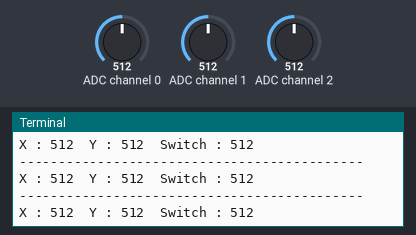
The program below on a simulated Raspberry Pi (BCM pin numbers). Parts: the last lines printed to the terminal. Inputs (shaded band) come from the test bench; at power-on: ADC channel 0 = 512, ADC channel 1 = 512, ADC channel 2 = 512 (analog values on the 0–1023 scale).

Above: at 1.2 s.
1.3 s: ADC channel 0 set to 716
At 1.9 s:
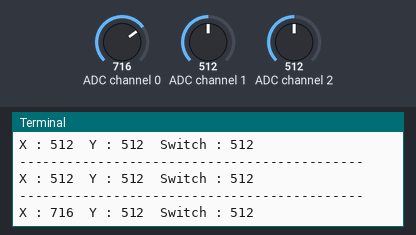
2.8 s: ADC channel 1 set to 716
At 3.4 s:
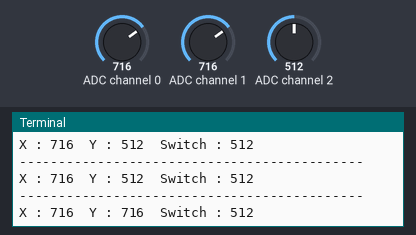
4.3 s: ADC channel 2 set to 716
At 4.9 s:
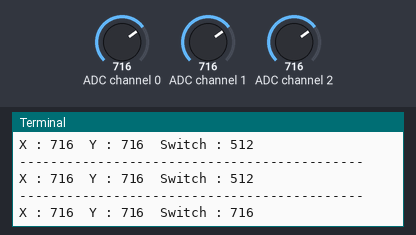
5.8 s: ADC channel 0 set to 900
At 6.4 s:
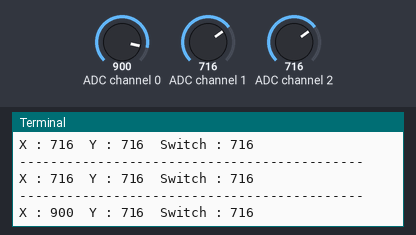
7.3 s: ADC channel 1 set to 900
At 7.9 s:
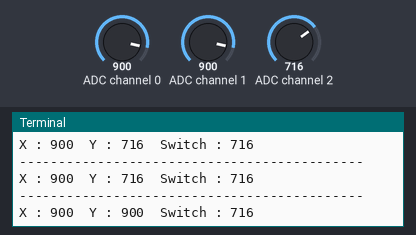
8.8 s: ADC channel 2 set to 900
At 9.4 s:
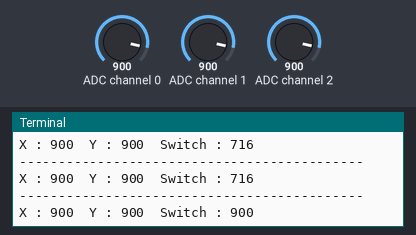
Timing chart, 0 to 11.3 s (numbered marks = the images above; inputs shaded):
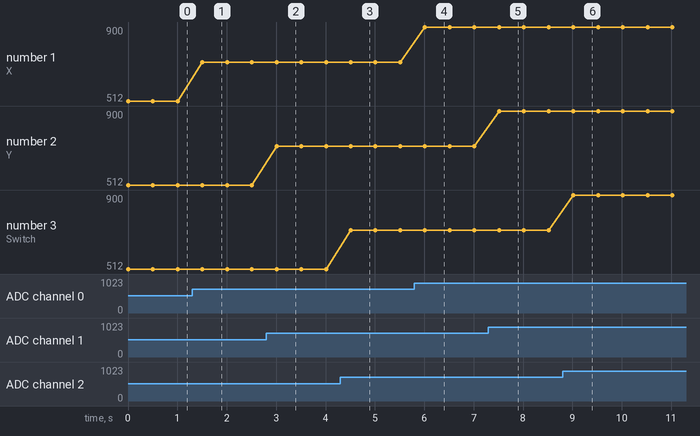

Measured:
- after the input at 1.3 s, the terminal: prints a new line after 0.20 s (image 1)
- after the input at 2.8 s, the terminal: prints a new line after 0.21 s (image 2)
- after the input at 4.3 s, the terminal: prints a new line after 0.21 s (image 3)
- after the input at 5.8 s, the terminal: prints a new line after 0.21 s (image 4)
- after the input at 7.3 s, the terminal: prints a new line after 0.22 s (image 5)
- after the input at 8.8 s, the terminal: prints a new line after 0.22 s (image 6)
- plotted number 1: 512 → 716 after the input at 1.3 s, 716 → 900 after the input at 5.8 s

The program:

AnalogJoystick_test.py
```python
#!/usr/bin/python
#--------------------------------------
# This script reads data from a
# MCP3008 ADC device using the SPI bus.
#
# Analogue joystick version!
#
# Author : Matt Hawkins
# Date   : 17/04/2014
#
# http://www.raspberrypi-spy.co.uk/
#
#--------------------------------------

import spidev
import time
import os

# Open SPI bus
spi = spidev.SpiDev()
spi.open(0,0)

# Function to read SPI data from MCP3008 chip
# Channel must be an integer 0-7
def ReadChannel(channel):
  adc = spi.xfer2([1,(8+channel)<<4,0])
  data = ((adc[1]&3) << 8) + adc[2]
  return data

# Define sensor channels
# (channels 3 to 7 unused)
swt_channel = 2
vrx_channel = 0
vry_channel = 1

# Define delay between readings (s)
delay = 0.5

while True:

  # Read the joystick position data
  vrx_pos = ReadChannel(vrx_channel)
  vry_pos = ReadChannel(vry_channel)

  # Read switch state
  swt_val = ReadChannel(swt_channel)

  # Print out results
  print "--------------------------------------------"
  print("X : {}  Y : {}  Switch : {}".format(vrx_pos,vry_pos,swt_val))

  # Wait before repeating loop
  time.sleep(delay)
```
